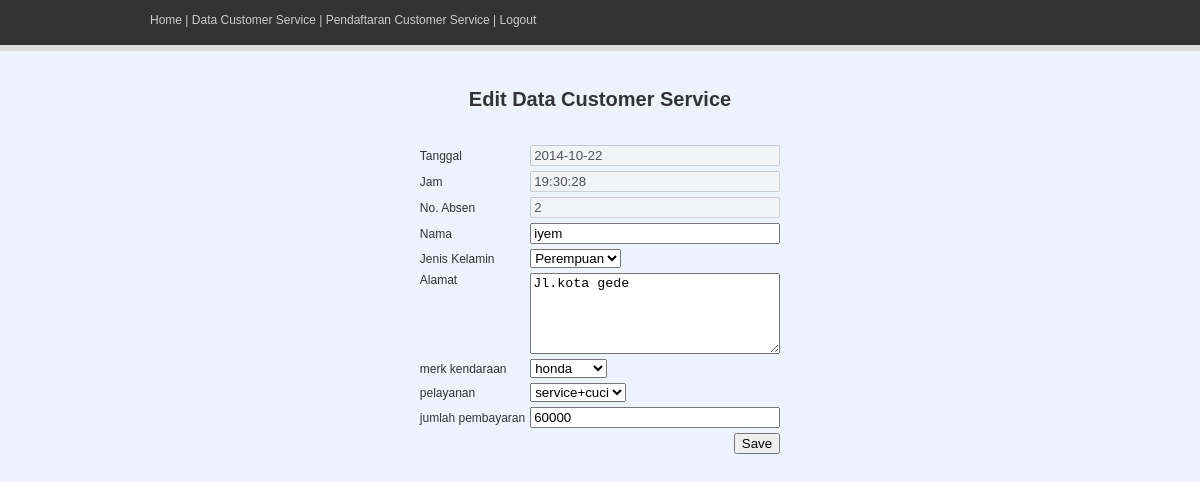
Page /edit.php?id=20141022193028 (signed in) on the committed database.
### tables this page shows
CREATE TABLE IF NOT EXISTS `pengunjung` (
  `id` varchar(20) NOT NULL,
  `absen` int(255) NOT NULL,
  `nama` varchar(255) NOT NULL,
  `tanggal` date NOT NULL,
  `jam` time NOT NULL,
  `kategori` varchar(255) NOT NULL,
  `gender` varchar(255) NOT NULL,
  `alamat` varchar(255) NOT NULL,
  `keterangan` varchar(255) NOT NULL,
  `pelayanan` varchar(100) NOT NULL,
  `jmlbayar` int(11) NOT NULL,
  PRIMARY KEY (`id`)
);

### edit.php (the view, shortened to what this page needs)
<html>
	<head>
		<link rel="stylesheet" href="css/style.css" type="text/css">
	</head>
	<body>
    <center>
		<div id="container">
        	<div id="menu_utama">
            	<a href="home.php">Home</a> | <a href="tampil.php">Data Customer Service</a>  | <a href="submit.php">Pendaftaran Customer Service</a> | <a href="logout.php">Logout</a>
            </div>
            <div id="welcome">
            	Edit Data Customer Service
            </div>
           <div id="isi_data">
           		<form method="post" action="editData.php">
            <table cellspacing="3">
              <tr>
                <td>Tanggal</td>
                <td>
                	<?php
						$id = $_GET['id'];
						$resultt = mysql_query("SELECT * FROM pengunjung WHERE id = '$id'");
						$data2 = mysql_fetch_array($resultt);
						$absen=$data2['absen'];
						$nama=$data2['nama'];
						$tanggal=$data2['tanggal'];
						$jam=$data2['jam'];
						$kategori=$data2['kategori'];
						$gender=$data2['gender'];
						$alamat=$data2['alamat'];
						$pelayanan=$data2['pelayanan'];
						$jmlbayar=$data2['jmlbayar'];
					?>
                    <input disabled class="kotak" type="text" name="tanggal" value="<?php echo $tanggal; ?>">
                  </td>
              </tr>
              <tr>
                <td>Jam</td>
                <td>
                    <input disabled class="kotak" type="text" name="jam" value="<?php echo $jam; ?>">
                  </td>
              </tr>
              <tr>
                <td>No. Absen</td>
                <td>
                    <input disabled class="kotak" type="text" name="absen" value="<?php echo $absen; ?>">
                  </td>
              </tr>
              <tr>
                <td>Nama</td>
                <td><input class="kotak" type="text" name="nama" value="<?php echo $nama; ?>"></td>
              </tr>
              <tr>
                <td>Jenis Kelamin</td>
                <td>
                <select name="gender">
                    <option <?php if($gender == "P"){ ?> selected="true" <?php } ?>value="P">Perempuan</option>
                </select>
                  </td>
              </tr>
              <tr>
                <td valign="top">Alamat</td>
                <td><textarea class="kotak" name="alamat" rows="5" ><?php echo $alamat; ?></textarea> </td>
              </tr>
			   <tr>
                <td>merk kendaraan</td>
                <td>
                <select name="kategori">
                	<option <?php if($kategori == "honda"){ ?> selected="true" <?php } ?> value="honda">honda</option>
                </select>
                </td>
              </tr>
			  <tr>
                <td>pelayanan</td>
                <td>
                <select name="pelayanan">
                    <option <?php if($pelayanan == "service+cuci"){ ?> selected="true" <?php } ?>value="service+cuci">service+cuci</option>
                </select>
                </td>
              </tr>
			  <tr>
                <td>jumlah pembayaran</td>
                <td><input class="kotak" type="text" name="jmlbayar" value="<?php echo $jmlbayar; ?>"></td>
              </tr>
              <tr>
                <td colspan="2" align="right"><input type="submit" value="Save"></td>
              </tr>
            </table>
          </form>
           </div>
        </div>
	</center>
	</body>
</html>

### css/style.css (style rules this page uses)
body { background:#edf3fc; background-image:url(../img/bg.jpg); background-repeat:repeat-x; background-position:top center; background-attachment:scroll; font-family:'Arial'; font-size:12px; color:#333; }
table { font-family:'Arial'; font-size:12px; }
#container { width:900px; height:0 auto; }
#menu_utama { width:auto; height:45px; color:#CCC; text-align:left; padding-top:5px; }
#welcome { width:500px; font-size:20px; font-weight:bold; padding-top:30px; }
#isi_data { width:0 auto; height:0 auto; margin-top:30px; }
.kotak { width:250px; }
a { text-decoration:none; color:#CCC; }

### rows in the picture
pengunjung: tanggal "2014-10-22", jam "19:30:28", absen "2", nama "iyem", gender "Perempuan", alamat "Jl.kota gede", kategori "honda", pelayanan "service+cuci", jmlbayar "60000"
